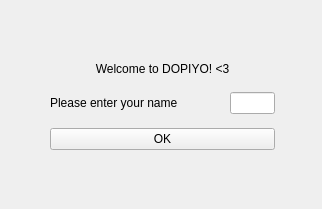
<?xml version="1.0" encoding="UTF-8"?>
<ui version="4.0">
 <class>MainWindow</class>
 <widget class="QWidget" name="MainWindow">
  <property name="geometry">
   <rect>
    <x>0</x>
    <y>0</y>
    <width>322</width>
    <height>209</height>
   </rect>
  </property>
  <property name="windowTitle">
   <string>Form</string>
  </property>
  <property name="autoFillBackground">
   <bool>false</bool>
  </property>
  <widget class="QWidget" name="verticalLayoutWidget">
   <property name="geometry">
    <rect>
     <x>30</x>
     <y>40</y>
     <width>265</width>
     <height>130</height>
    </rect>
   </property>
   <layout class="QVBoxLayout" name="verticalLayout">
    <property name="spacing">
     <number>5</number>
    </property>
    <property name="sizeConstraint">
     <enum>QLayout::SizeConstraint::SetNoConstraint</enum>
    </property>
    <property name="leftMargin">
     <number>20</number>
    </property>
    <property name="topMargin">
     <number>20</number>
    </property>
    <property name="rightMargin">
     <number>20</number>
    </property>
    <property name="bottomMargin">
     <number>20</number>
    </property>
    <item>
     <widget class="QLabel" name="label_Welcome">
      <property name="text">
       <string>Welcome to DOPIYO! &lt;3</string>
      </property>
      <property name="alignment">
       <set>Qt::AlignmentFlag::AlignCenter</set>
      </property>
     </widget>
    </item>
    <item>
     <layout class="QHBoxLayout" name="horizontalLayout">
      <property name="spacing">
       <number>10</number>
      </property>
      <property name="topMargin">
       <number>5</number>
      </property>
      <property name="rightMargin">
       <number>0</number>
      </property>
      <property name="bottomMargin">
       <number>5</number>
      </property>
      <item>
       <widget class="QLabel" name="label_EnterName">
        <property name="sizePolicy">
         <sizepolicy hsizetype="Preferred" vsizetype="Preferred">
          <horstretch>0</horstretch>
          <verstretch>0</verstretch>
         </sizepolicy>
        </property>
        <property name="minimumSize">
         <size>
          <width>170</width>
          <height>30</height>
         </size>
        </property>
        <property name="autoFillBackground">
         <bool>false</bool>
        </property>
        <property name="text">
         <string>Please enter your name </string>
        </property>
        <property name="alignment">
         <set>Qt::AlignmentFlag::AlignLeading|Qt::AlignmentFlag::AlignLeft|Qt::AlignmentFlag::AlignVCenter</set>
        </property>
        <property name="wordWrap">
         <bool>true</bool>
        </property>
       </widget>
      </item>
      <item>
       <widget class="QLineEdit" name="lineEdit_EnterName">
        <property name="sizePolicy">
         <sizepolicy hsizetype="Expanding" vsizetype="Fixed">
          <horstretch>0</horstretch>
          <verstretch>0</verstretch>
         </sizepolicy>
        </property>
        <property name="maximumSize">
         <size>
          <width>16777194</width>
          <height>16777215</height>
         </size>
        </property>
        <property name="sizeIncrement">
         <size>
          <width>0</width>
          <height>0</height>
         </size>
        </property>
       </widget>
      </item>
     </layout>
    </item>
    <item>
     <widget class="QPushButton" name="pushButton_OK">
      <property name="text">
       <string>OK</string>
      </property>
     </widget>
    </item>
   </layout>
  </widget>
 </widget>
 <resources/>
 <connections/>
</ui>
